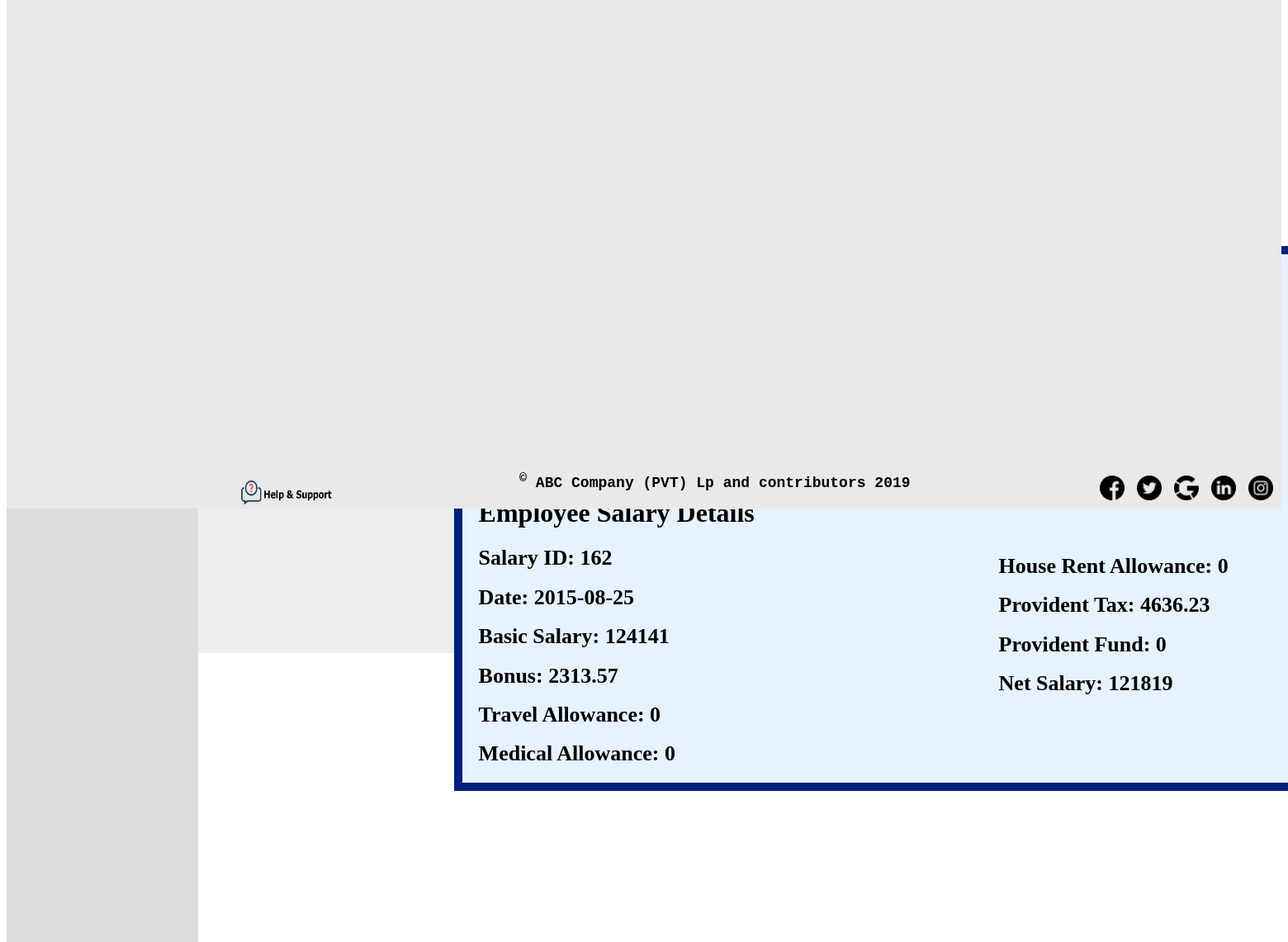
Screenshot of /empdata1.php?id=13131 with the database file from the repository.
### tables this page shows
CREATE TABLE `emp_details` (
  `Emp_ID` int(20) NOT NULL,
  `Emp_Name` varchar(20) NOT NULL,
  `Emp_Dep` varchar(10) DEFAULT NULL,
  `Emp_Desig` varchar(20) DEFAULT NULL,
  `start_date` date DEFAULT NULL,
  `days_worked` int(11) DEFAULT NULL,
  `epf_no` int(11) DEFAULT NULL
);

CREATE TABLE `emp_salary` (
  `salary_id` int(11) NOT NULL,
  `Emp_ID` int(20) NOT NULL,
  `date` date DEFAULT NULL,
  `basic` float DEFAULT NULL,
  `bonus` float DEFAULT NULL,
  `TA` float DEFAULT NULL,
  `MA` float DEFAULT NULL,
  `HRA` float DEFAULT NULL,
  `PT` float DEFAULT NULL,
  `PF` float DEFAULT NULL,
  `net` float DEFAULT NULL
);

### src/empdata1.php (the view, shortened to what this page needs)
<!DOCTYPE html>
<html>
	<head>
	<link rel = "stylesheet" href="css/empDCss1.css">
	<link rel = "stylesheet" href="css/empDCss2.css">
	<link rel = "stylesheet" href="css/empDCss3.css">
	</head>
	<body >
		<div id="header"><img id="payroll" src="./images/logo.png"><h1 class="head" align="right">ABC Company (pvt) Lp</h1></div>
		<div id="home">
			<div id="home1">
			<a href="index.html">Home</a>
			<a href="reg.html">Registration</a>
			<a href="panel/viewEmployee.php">Data Panel</a>
			<a href="about.html">About</a>
			</div>
			<div id="home2">
			<center>
			<button id="s">Search</button>
			</center>
			</div>
			<div id="home3">
			<a class="b" href="cont.html">Contact Us</a>
			<a class="b" href="login.html">Logout</a>
			</div>
		</div>
		<div id="navi">
			<ul class="navig2">
				<li><a class="nav" href="dept.html">Departments</a></li>
				<li><a class="nav1" href="index.php">Employee Details</a></li>
				<li><a class="nav" href="user.html">User Accounts</a></li>
				<li><a class="nav" href="sal.html">Salary Details</a></li>
				<li><a class="nav" href="dept.html">Reports</a></li>
			</ul>
		</div>
<?php
require 'config.php';
?>
<div id = "cont">
<h1 id="empDe">Employee Details</h1>
<?php
$recordId = $_GET['id'];
$sql = "select Emp_ID, Emp_Name, Emp_Dep, Emp_Desig, start_date, days_worked, epf_no from emp_details where Emp_ID = $recordId";
$sql2 = "select salary_id, Emp_ID, date, basic, bonus, TA, MA, HRA, PT, PF, net from emp_salary where Emp_ID = $recordId";
$result = $conn ->query($sql);
$result2 = $conn ->query($sql2);
	while($row2 = mysqli_fetch_assoc($result2))		{
			$salaryID = $row2['salary_id'];
			$date = $row2['date'];
			$basic = $row2['basic'];
			$bonus = $row2['bonus'];
			$TA = $row2['TA'];
			$MA = $row2['MA'];
			$HRA = $row2['HRA'];
			$PT = $row2['PT'];
			$PF = $row2['PF'];
			$net = $row2['net'];
			while($row = mysqli_fetch_assoc($result))	{
			$EmployeeID = $row['Emp_ID'];
			$Name = $row['Emp_Name'];
			$Department = $row['Emp_Dep'];
			$Designation = $row['Emp_Desig'];
			$Start_of_work = $row['start_date'];
			$No_Of_days_worked = $row['days_worked'];
			$no = $row['epf_no'];
			echo '<div style = "background-color: #e6f2ff;width:1100px;height: 600px;border: 10px solid #002080;padding: 20px;margin: 10px;position: relative;left: 300px;top: 20px">';
			echo '<div style = "position: relative;right: 0px;bottom: 180px" >';
			echo '<h1 style = "font-size:35px" >Employee ID: ' . $EmployeeID . '</h1>';
			echo '<h1 style = "font-size:26px" >Employee Name: ' . $Name . '</h1>';
			echo '<h1 style = "font-size:26px" >Department: ' . $Department . '</h1>';
			echo '<h1 style = "font-size:26px" >Designation: ' . $Designation . '</h1>';
			echo '<h1 style = "font-size:26px" >Start of work: ' . $Start_of_work . '</h1>';
			echo '</div>';
			echo '<div style = "position: relative;left: 480px;bottom: 370px" >';
			echo '<h1 style = "font-size:26px" >No_Of_days_worked: ' . $No_Of_days_worked . '</h1>';
			echo '<h1 style = "font-size:26px" >Employee Provident Fund: ' . $no . '</h1>';
			echo '</div>';
			echo '<div style = "position: relative;left: 0px;bottom: 250px" >';
			echo '<h1>Employee Salary Details </h1>';
			echo '<h1 style = "font-size:26px" >Salary ID: ' . $salaryID . '</h1>';
			echo '<h1 style = "font-size:26px" >Date: ' . $date . '</h1>';
			echo '<h1 style = "font-size:26px" >Basic Salary: ' . $basic . '</h1>';
			echo '<h1 style = "font-size:26px" >Bonus: ' . $bonus . '</h1>';
			echo '<h1 style = "font-size:26px" >Travel Allowance: ' . $TA . '</h1>';
			echo '<h1 style = "font-size:26px" >Medical Allowance: ' . $MA . '</h1>';
			echo '</div>';
			echo '<div style = "position: relative;left: 630px;bottom: 525px" >';
			echo '<h1 style = "font-size:26px" >House Rent Allowance: ' . $HRA . '</h1>';
			echo '<h1 style = "font-size:26px" >Provident Tax: ' . $PT . '</h1>';
			echo '<h1 style = "font-size:26px" >Provident Fund: ' . $PF . '</h1>';
			echo '<h1 style = "font-size:26px" >Net Salary: ' . $net . '</h1>';
			echo '</div>';
			echo '</div>';
	}
	}
?>
</div>
		<div id="footer3">
			<footer>
				<p>
					<a href="#"><img id="help" src="./images/hs.png"></a>
					<sup>&#169;</sup> ABC Company (PVT) Lp and contributors 2019
					<a href="https://www.instagram.com"><img id="social" src="./images/ins.png"></a>
					<a href="https://lk.linkedin.com"><img id="social" src="./images/in.png"></a>
					<a href="https://www.google.com"><img id="social" src="./images/go.png"></a>
					<a href="https://twitter.com"><img id="social" src="./images/tw.png"></a>
					<a href="https://www.facebook.com"><img id="social" src="./images/fb.png"></a>
				</p>
			</footer>
		</div>
	</body>
</html>

### src/css/empDCss1.css (style rules this page uses)
#header { transition:width 5.0s 5.02s; background-color:#778899; background-image: linear-gradient(to left,#3764B3,#5174B2,#7391C5,#88A0C9,#7391C5,#3764B3,#5174B2); color:white; position: relative; padding:6px; font-family:Roboto Mono Thin; }
#header h1 { top: 18px; left: 9px; }
#home { overflow:hidden; padding:0px; background-color:#e9e9e9; height:35px; width:100%; text-align:left; }
#home1 { height:35px; width:40%; position:relative; float:left; }
#home2 { height:35px; width:20%; position:relative; float:left; }
#home3 { height:35px; width:40%; position:relative; float:right; }
#home a { float:left; display:block; color:black; text-align:center; padding:8px 16px; font-size:18px; text-decoration:none; font-weight:bold; font-family: arial; }
#home a.b { float:right; display:block; color:white; text-align:center; padding:8px 16px; font-size:18px; text-decoration:none; border-right:2px solid grey; background-color:black; font-family: arial; }
#s { float:left; padding:0px; margin-top:5px; height:23px; position:relative; }
#navi { line-height:40px; background-color:#DCDCDC; height:100%; width:15%; float:left; }
#navi a.nav { float:left; background-color:#DCDCDC; padding:8px 16px; font-size:18px; text-decoration:none; display:block; color:black; font-family: arial; list-style-type:none; width:192px; height:100%; }
#navi a.nav1 { float:left; background-color:black; padding:8px 16px; font-size:18px; text-decoration:none; display:block; color:white; font-family: arial; list-style-type:none; width:192px; height:100%; }
#navi ul.navig2 { list-style-type: none; margin: 0px; padding: 0px; width: 195px; background-color: #DCDCDC; height: 1000px; position: relative; font-family: arial; font-weight:bold; }
#footer3 { background-color:#e9e9e9; color:black; text-align:center; padding-bottom:3px; font-size:15px; font-family: 'Roboto Mono', monospace; font-weight:bold; position: relative; bottom:220px; }
#social { width:30px; height:30px; margin-right:5px; position:relative; float:right; padding:5px; }
#help { float:left; width:115px; height:30px; position:relative; margin-left:50px; padding-top:10px; }

### src/css/empDCss2.css (style rules this page uses)
#cont { height:1150px; background-color:white; }
#empDe { text-align:center; font-size:55px; }
p { font-size :18px; }

### src/css/empDCss3.css (style rules this page uses)
#header { transition:width 5.0s 5.02s; background-color:#778899; background-image: linear-gradient(to left,#3764B3,#5174B2,#7391C5,#88A0C9,#7391C5,#3764B3,#5174B2); color:white; position: relative; padding:6px; font-family:Roboto Mono Thin; }
#header h1 { top: 18px; left: 9px; }
#home { overflow:hidden; padding:0px; background-color:#e9e9e9; height:35px; width:100%; text-align:left; }
#home1 { height:35px; width:40%; position:relative; float:left; }
#home2 { height:35px; width:20%; position:relative; float:left; }
#home3 { height:35px; width:40%; position:relative; float:right; }
#home a { float:left; display:block; color:black; text-align:center; padding:8px 16px; font-size:18px; text-decoration:none; font-weight:bold; font-family: arial; }
#home a.b { float:right; display:block; color:white; text-align:center; padding:8px 16px; font-size:18px; text-decoration:none; font-weight:bold; background-color:black; font-family: arial; }
#s { float:left; margin-left:0px; margin-top:5px; height:24px; position:relative; background-color: black; border: none; color:white; padding: 5px 0px; text-align: center; text-decoration: none; display: inline-block; cursor: pointer; }
#navi { line-height:40px; background-color:#DCDCDC; height:100%; width:15%; float:left; }
#navi a.nav { float:left; background-color:#DCDCDC; padding:8px 16px; font-size:18px; text-decoration:none; display:block; color:black; font-family: arial; list-style-type:none; width:192px; height:100%; }
#navi a.nav1 { float:left; background-color:black; padding:8px 16px; font-size:18px; text-decoration:none; display:block; color:white; font-family: arial; list-style-type:none; width:192px; height:100%; }
body { background-color: white; }
img { width: 100px; height: 100px; display: block; margin: auto; }
#cont { width:85%; height:650px; float:left; padding:0px; background-color:#ECEFEE; }
#social { width:30px; height:30px; margin-right:5px; position:relative; float:right; padding:5px; }
#help { float:left; width:115px; height:35px; position:relative; margin-left:50px; }

### rows the page displays
emp_salary: salary_id "162", date "2015-08-25", basic "124141", bonus "2313.57", TA "0", MA "0", HRA "0", PT "4636.23", PF "0", net "121819"
